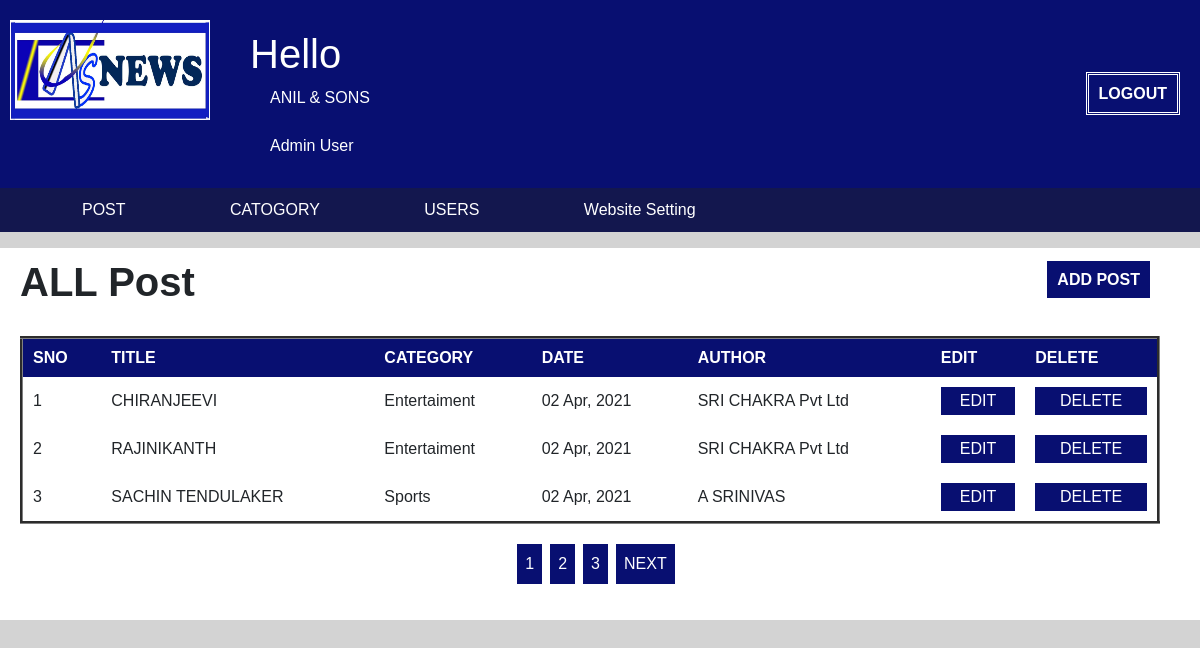
Screenshot of /admin/post.php (signed in) with the database file from the repository.
### tables this page shows
CREATE TABLE `setting` (
  `logo` varchar(50) NOT NULL,
  `footer` varchar(255) NOT NULL
);

CREATE TABLE `post` (
  `post_id` int(11) NOT NULL,
  `title` varchar(100) NOT NULL,
  `description` text NOT NULL,
  `category` varchar(100) NOT NULL,
  `post_date` varchar(50) NOT NULL,
  `author` int(11) NOT NULL,
  `post_img` varchar(100) NOT NULL
);

CREATE TABLE `category` (
  `category_id` int(11) NOT NULL,
  `category_name` varchar(100) NOT NULL,
  `post` int(11) NOT NULL
);

CREATE TABLE `users` (
  `user_id` int(10) NOT NULL,
  `first_name` varchar(30) NOT NULL,
  `last_name` varchar(30) NOT NULL,
  `username` varchar(30) NOT NULL,
  `password` varchar(40) NOT NULL,
  `role` int(11) NOT NULL
);

### admin/post.php (the view, shortened to what this page needs)
<?php
	include "header.php";
?>
			<div class="sec_container">
				<div class="fleid_container">
						<div class="add"> <a href="add-post.php">ADD POST</a></div>
						<h1> ALL Post </h1>
						<?php
							include "config.php";
							$limit = 3;
							if(isset($_GET['page'])){
								$page = $_GET['page'];
							}else{
								$page = 1;
							}
							$offset = ($page - 1) * $limit;
							if($_SESSION["usrole"] == '1'){
								$sql="SELECT post.post_id, post.title, post.description, post.post_date,
								category.category_name,users.username,users.first_name,users.last_name,post.category FROM post
								LEFT JOIN category ON post.category = category_id
								LEFT JOIN users ON post.author = user_id
								LIMIT {$offset}, {$limit}";
							}
							$result = mysqli_query($conn,$sql) or die("Query Faild ");
							if(mysqli_num_rows($result) > 0){
						?>
					<table border="3px solid black" cellspacing="0px" cellpadding="0px">
						<thead>
							<tr>
								<td> SNO</td>
								<td> Title</td>
								<td> Category</td>
								<td> Date</td>
								<td> Author</td>
								<td> edit</td>
								<td> Delete</td>
							</tr>
						</thead>
						<tbody>
						<?php
							$serial = $offset + 1;
							while($row = mysqli_fetch_assoc($result)){
						?>
							<tr>
								<td> <?php echo $serial ; ?></td>
								<td> <?php echo $row["title"]; ?></td>
								<td> <?php echo $row["category_name"]; ?></td>
								<td> <?php echo $row["post_date"]; ?></td>
								<td> <?php echo $row["first_name"]." " .$row["last_name"]; ?></td>
								<td>
									<a href="update-post.php?id=<?php echo $row["post_id"]; ?>"> EDIT</a>
								</td>
								<td>
									<a href="delete-post.php?id=<?php echo $row["post_id"]; ?>&catid=<?php echo $row["category"];?>"> delete</a>
								</td>
							</tr>
							<?php
					$serial++
					?>
						</tbody>
					<?php
							}
					?>
					</table>
					<?php
							}
					$sql1 = "SELECT * FROM post";
					$result1= mysqli_query($conn,$sql1) or die("Pagination Query Faied");
					if(mysqli_num_rows($result1)){
						$total_records = mysqli_num_rows($result1);
						$total_page = ceil($total_records / $limit);
						echo '<ul class="pagination">';
						for($i = 1; $i <= $total_page; $i++){
							if($i == $page){
								$active = "active";
							}else{
								$active = "";
							}
						echo '<li class="'.$active.'"><a href="post.php?page='.$i.'">'.$i.'</a></li>';
						}
						if($total_page > $page){
							echo '<li><a href="post.php?page=',($page + 1),'"> NEXT</a></li>';
						}
						echo '</ul>';
					}
					?>
				</div>
			</div>
		</div>
</body>
</html>

### admin/header.php (shortened to what this page needs)
<html>
<head>
	<link rel="stylesheet" href="../css/bootstrap.min.css" />
	<link rel="stylesheet" href="css\style.css">
</head>
<body>
		<div class ="main_container">
			<header>
			<?php
					include "config.php";
					$sql6 = "SELECT * FROM setting";
					$result6 = mysqli_query($conn,$sql6) or die("query failed");
					if(mysqli_num_rows($result6)){
					while($row6 = mysqli_fetch_assoc($result6)){
				?>
					<div class="logo"><img src="image\<?php echo $row6['logo'];?>"> </div>
						<?php
						}
					}
				?>
					<div class="imf"> <h1>Hello</h1>
										<span class ="hun"> <?php echo $_SESSION['usdis']; ?> </span><br><br>
										<span class ="hd"> <?php
													if($_SESSION["usrole"] == 0){
														echo "Normal User";
													}else{
														echo "Admin User";
													}
												?> </span>
					</div>
					<div class="logout"><a href="logout.php"> LOGOUT  </a></div>
			</header>
				<div class="menu-bar">
					<ul>
						<li><a href="post.php"> POST</a></li>
						<?php
							if($_SESSION["usrole"] == 1){
						?>
						<li><a href="category.php"> CATOGORY</a></li>
						<li><a href="users.php"> USERS</a></li>
						<li><a href="setting.php"> Website Setting </a></li>
						<?php
							}
						?>
					</ul>
				</div>

### admin/css/style.css (style rules this page uses)
* { padding:0; margin:0; font-family:arial; box-sizing:border-box; }
body { background:lightgrey; }
.main_container header { background:#080f71; display:flex; }
.main_container header .logo img { width:200px; height:100px; margin:20px 10px ; }
.main_container header .logout { margin-left:auto; align-self:center; margin-right:20px; }
.main_container header .logout a { color:white; text-decoration:none; font-weight:bold; border: 3px double white; padding:10px; }
.main_container header .imf { margin:30px; color: white; }
.main_container header .imf span.hun { margin-top:20px; padding:20px; text-transform:uppercase; }
.main_container header .imf span.hd { margin:20px; }
.main_container .menu-bar { background:#13174e; }
.main_container .menu-bar ul li { display:inline-block; padding:10px 30px; }
.main_container .menu-bar ul li a { color:white; text-decoration:none; padding:10px; margin:10px; }
.main_container .sec_container { background:white; overflow:auto; position:relative; }
.main_container .sec_container .fleid_container table { margin:20px; width:95%; }
.main_container .sec_container .fleid_container table td { padding:10px; }
.main_container .sec_container .fleid_container .add { position:absolute; right:30px; top:20px; }
.main_container .sec_container .fleid_container .add a { text-decoration:none; }
.main_container .sec_container .fleid_container h1 { padding:10px 20px; font-weight:bold; }
.main_container .sec_container .fleid_container .add a { background:#080f71; color:white; text-transform:uppercase; font-weight:bold; padding:10px; margin:20px; }
.main_container .sec_container .fleid_container table thead td { background:#080f71; color:white; text-transform:uppercase; font-weight:bold; padding-left:10px; }
.main_container .sec_container .fleid_container table tbody td a { background:#080f71; color:white; text-align:center; text-transform:uppercase; padding:5px; text-decoration:none; display:flex; justify-content:center; }
.main_container .pagination { display:flex; justify-content:center; }
.main_container .pagination a { display:block; padding:8px; margin-right:8px; background:#080f71; color:white; margin-bottom:20px; text-decoration:none; }

### rows the page displays
setting: logo (picture)
post: title "CHIRANJEEVI", category.category_name "Entertaiment", post_date "02 Apr, 2021", users.first_name "SRI CHAKRA", users.last_name "Pvt Ltd"
post: title "RAJINIKANTH", category.category_name "Entertaiment", post_date "02 Apr, 2021", users.first_name "SRI CHAKRA", users.last_name "Pvt Ltd"
post: title "SACHIN TENDULAKER", category.category_name "Sports", post_date "02 Apr, 2021", users.first_name "A", users.last_name "SRINIVAS"

### other values shown
$_SESSION['usdis'] "ANIL & SONS"
